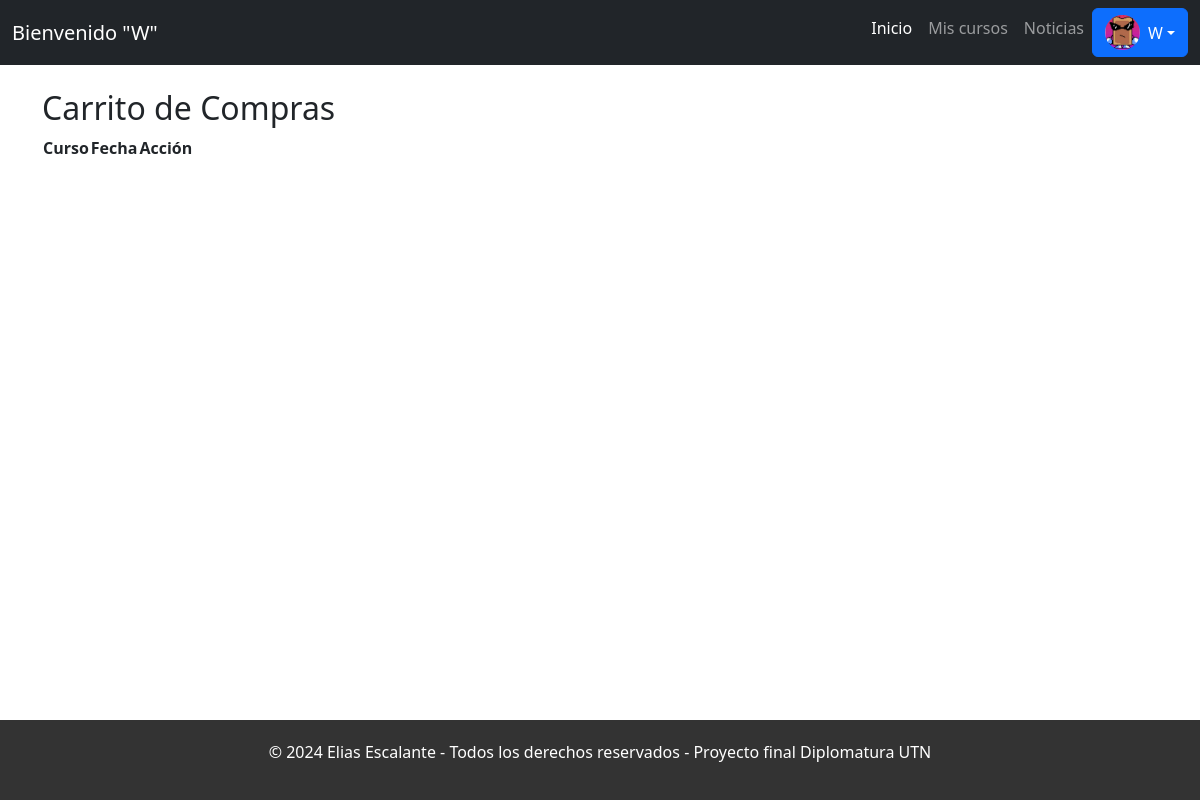
The page /usuarios/carrito/ (signed in) on the database its author committed.
### usuarios/models.py (models this page shows, shortened)
class User(AbstractUser):
    imagen = models.ImageField(upload_to='profile_images/', blank=True, null=True)
    fecha_nacimiento = models.DateField(blank=True, null=True)
    ciudad = models.CharField(max_length=40, blank=True)
    domicilio = models.CharField(max_length=80, blank=True)
    telefono = models.CharField(max_length=30, blank=True)
    email = models.EmailField(unique=True, validators=[EmailValidator()])

### usuarios/views.py (the view)
# urls.py: path('carrito/', views.mi_carrito, name='carrito'),
@login_required
def mi_carrito(request):
    tickets_pendientes = Ticket.objects.filter(usuario=request.user, estado='pendiente')
    return render(request, 'usuarios/carrito.html', {'tickets_pendientes': tickets_pendientes})

### templates/usuarios/carrito.html (shortened to what this page needs)
{% extends 'layout.html' %}
{% block content %}
<h2>Carrito de Compras</h2>
<table>
    <tr>
        <th>Curso</th>
        <th>Fecha</th>
        <th>Acción</th>
    </tr>
</table>
{% endblock %}

### templates/layout.html (shortened to what this page needs)
{% load static %}
<!DOCTYPE html>
<html lang="es">
<head>
    <link href="https://cdn.jsdelivr.net/npm/bootstrap@5.3.3/dist/css/bootstrap.min.css" rel="stylesheet">
    <link rel="stylesheet" href="{% static 'layout/css/layout.css' %}">
</head>
<body class="{% block body_class %}{% endblock %}">
    <div class="main-container">
        <nav class="navbar navbar-expand-lg navbar-dark bg-dark">
            <div class="container-fluid">
                <a class="navbar-brand" href="#">Bienvenido "{{ user.username }}"</a>
                <div class="collapse navbar-collapse" id="navbarNav">
                    <ul class="navbar-nav ms-auto">
                        <li class="nav-item">
                            <a class="nav-link active" aria-current="page" href="{% url 'home_usuarios'%}">Inicio</a>
                        </li>
                        <li class="nav-item">
                            <a class="nav-link" href="{% url 'mis_cursos' %}">Mis cursos</a>
                        </li>
                        <li class="nav-item">
                            <a class="nav-link" href="{% url 'noticias' %}">Noticias</a>
                        </li>
                        <li class="nav-item dropdown">
                            <a class="btn btn-primary dropdown-toggle d-flex align-items-center" href="#" id="userDropdown" role="button" data-bs-toggle="dropdown" aria-expanded="false">
                                {% if user.imagen %}
                                    <img src="{{ user.imagen.url }}" alt="Usuario" class="rounded-circle me-2" style="width: 35px; height: 35px;">
                                {% else %}
                                    <img src="{% static 'profile_images/1.jpg' %}" alt="Usuario" class="rounded-circle me-2" style="width: 35px; height: 35px;">
                                {% endif %}
                                {{ user.username }}
                            </a>
                        </li>
                    </ul>
                </div>
            </div>
        </nav>
        <div class="content">
            <div class="container mt-4">
                {% block content %}{% endblock %}
            </div>
        </div>
        <footer>
            <div class="container">
                <p>© 2024 Elias Escalante - Todos los derechos reservados - Proyecto final Diplomatura UTN </p>
            </div>
        </footer>
    </div>
</body>
</html>

### static/layout/css/layout.css (style rules this page uses)
html, body { height: 100%; margin: 0; }
.main-container { min-height: 100%; display: flex; flex-direction: column; }
.navbar { width: 100%; top: 0; left: 0; z-index: 1040; }
.content { flex-grow: 1; }
footer { background-color: #333; color: #fff; text-align: center; padding: 20px 0; position: relative; bottom: 0; width: 100%; }

### rows shown on the page
User: username "W", imagen (picture)
